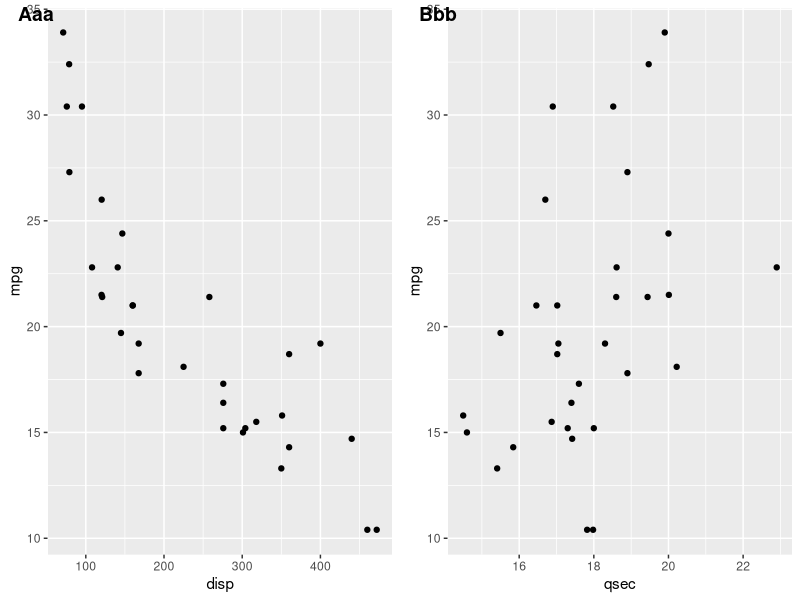
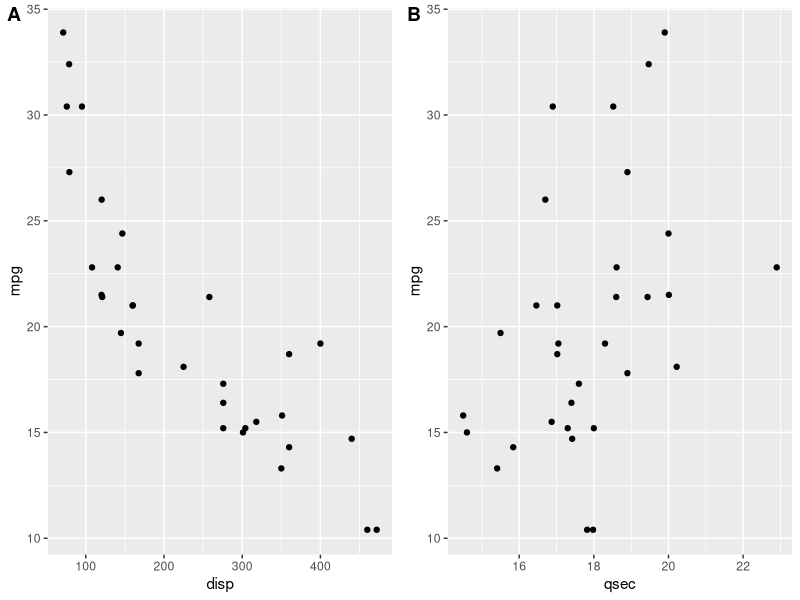
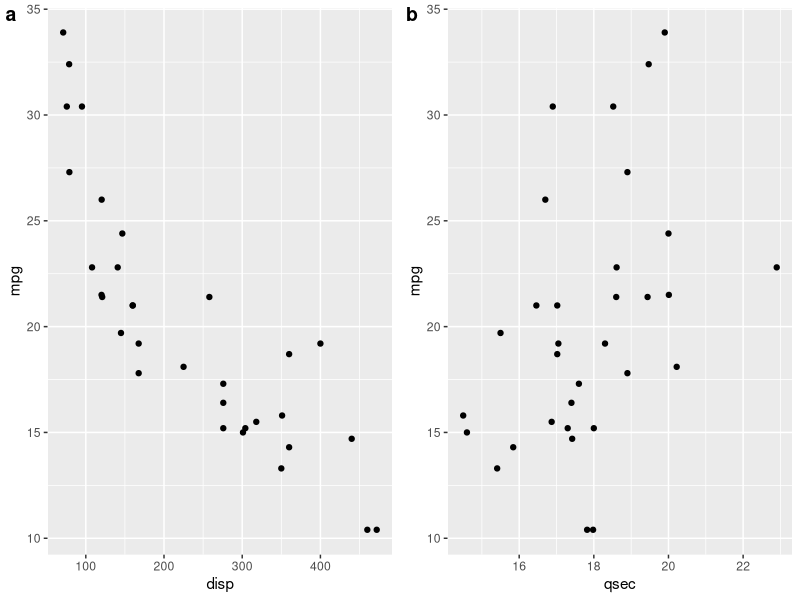
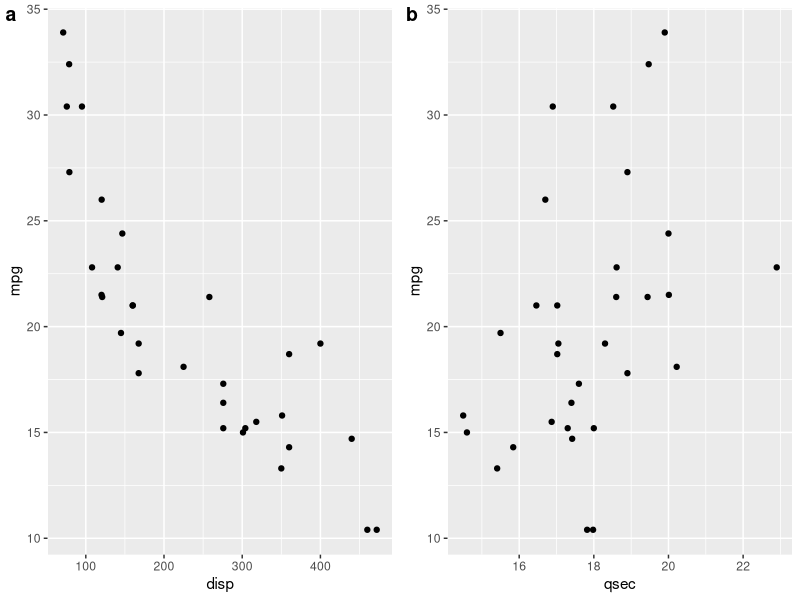
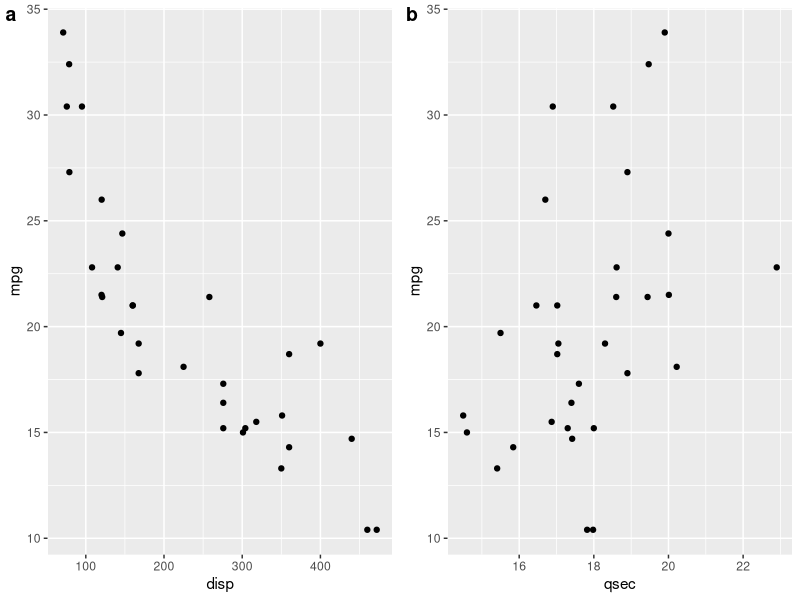

Write the R code that produced these figures, in order.
## ---- chunk 1
# Don't use X11 for PNG files (especially useful in an HPC environment)
options(bitmapType='cairo')

#Load needed libraries
library(ggplot2)
library(cowplot)

# Create plot 1 and store it as a variable (instead of auto-printing it)
## 
p1 <- ggplot(mtcars, aes(disp, mpg)) + 
  geom_point()

# Ditto for plot 2
p2 <- ggplot(mtcars, aes(qsec, mpg)) +
  geom_point()

#=============================================================================
# Print the plots to a 10x5 inch PDF file

# Create a 10x5 PDF file 
pdf("two_plots_10by5_inches.pdf", width=10, height=5)

# Print each plot as a subplot in a grid, with user-defined labels
plot_grid(p1, p2, labels = c('Aaa', 'Bbb'))

# Close the PDF file
dev.off()

#=============================================================================
# Print the plots to a "10x5 inch" SVG file
svg("two_plots_10by5_inches.svg", width=10, height=5)

# Print to it 
plot_grid(p1, p2, labels = "AUTO") # AUTO in uppercase uses A, B, C, ...

# Close the SVG file
dev.off()


#=============================================================================
# Print the plots to 100x50 pixel PNG file
png("two_plots_100by50_pixels.png", width=100, height=50)

# Print to it 
plot_grid(p1, p2, labels = "auto") # auto in lowercase uses a, b, c, ...

# Close the SVG file
dev.off()


#=============================================================================
# Print the plots to 500x250 pixel PNG file
png("two_plots_500by250_pixels.png", width=500, height=250)

# Print to it 
plot_grid(p1, p2, labels = "auto")

# Close the SVG file
dev.off()

#=============================================================================
# Print the plots to 1000x500 pixel PNG file
png("two_plots_1000by500_pixels.png", width=1000, height=500)

# Print to it 
plot_grid(p1, p2, labels = "auto")

# Close the SVG file
dev.off()
